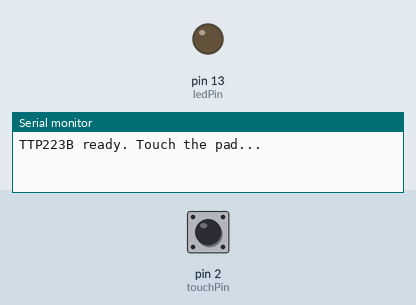
The sketch below on a simulated Arduino Uno, built with avr-gcc and run on an emulated ATmega328P. Parts: output pins drawn as LEDs (lit = HIGH), the last lines printed to the serial monitor. The inputs (shaded band) are chosen by the test bench; at power-on: pin 2 (touchPin) LOW.

Above: at 1.2 s.
1.3 s: pin 2 (touchPin) pulled HIGH for 0.15 s
At 2.0 s:
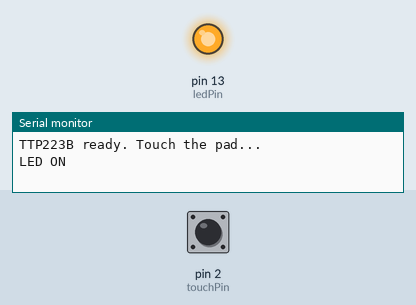
2.9 s: pin 2 (touchPin) pulled HIGH for 1 s
At 3.3 s:
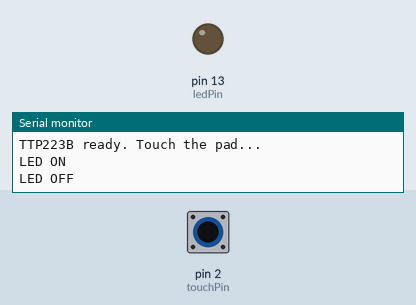
5.4 s: pin 2 (touchPin) pulled HIGH for 3.2 s
At 6.4 s:
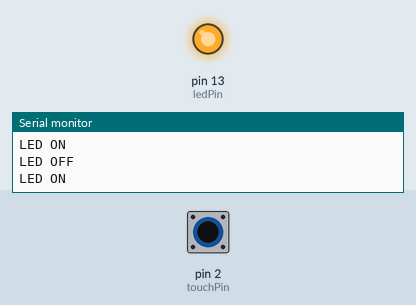
Timing chart, 0 to 8.4 s (numbered marks = the images above; inputs shaded):
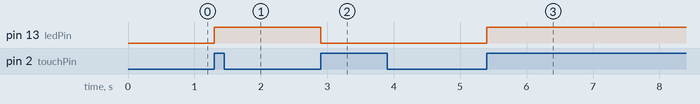

The sketch:

example.ino
```cpp
// Reads the TTP223 digital output on pin 2 and toggles the built-in LED on the rising touch edge while printing state changes to Serial.
//
// Buy this module: https://shillehtek.com/products/digital-sensor-ttp223b-module-capacitive-touch-switch
// Full manual: https://shillehtek.com/blogs/shillehtek-product-manuals/digital-sensor-ttp223b-module-capacitive-touch-switch-manual
// More examples: https://github.com/shillehbean/shillehtek-examples
//

// TTP223B Capacitive Touch Switch - Arduino Example
// Touch the pad to toggle the onboard LED.
// SIG: Digital Pin 2

const int touchPin = 2;
const int ledPin = LED_BUILTIN;

bool ledState = false;
bool lastTouch = false;

void setup() {
  Serial.begin(9600);
  pinMode(touchPin, INPUT);
  pinMode(ledPin, OUTPUT);
  Serial.println("TTP223B ready. Touch the pad...");
}

void loop() {
  bool touched = digitalRead(touchPin) == HIGH;

  // Rising-edge detection: only toggle on the moment of touch
  if (touched && !lastTouch) {
    ledState = !ledState;
    digitalWrite(ledPin, ledState ? HIGH : LOW);
    Serial.println(ledState ? "LED ON" : "LED OFF");
  }
  lastTouch = touched;

  delay(20); // small debounce-style delay
}
```

Measured:
- after the input at 1.3 s, pin 13 (ledPin): LOW → HIGH at once
- after the input at 2.9 s, pin 13 (ledPin): HIGH → LOW at once
- after the input at 5.4 s, pin 13 (ledPin): LOW → HIGH at once
